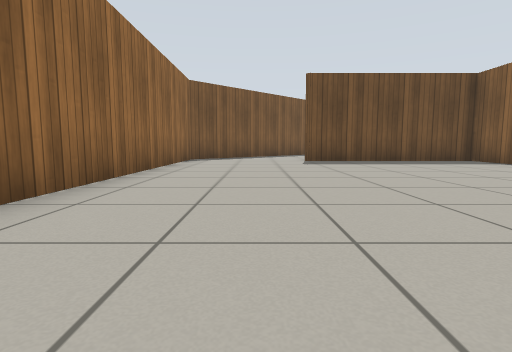
[1] (above)

18 first-person views from a walk through a robot-simulator world made for Gazebo. The camera is 0.5 m above the floor, tilts 6° down and sees 80° across. The floor is counted in squares, 1 m on a side. Each view is taken from the middle of a square. On the plan, view 1 faces up. The plan holds only what a view shows up to about 9 squares ahead; the rest is blank. Gazebo's built-in surfaces are drawn with simple patterns.

[2]
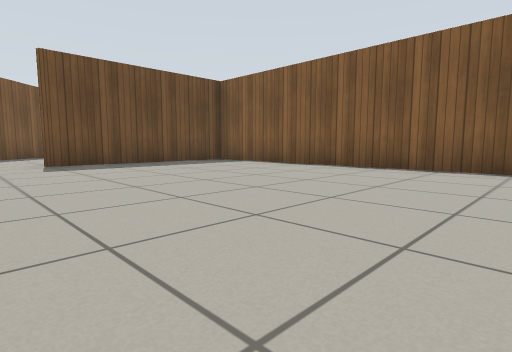

[3]
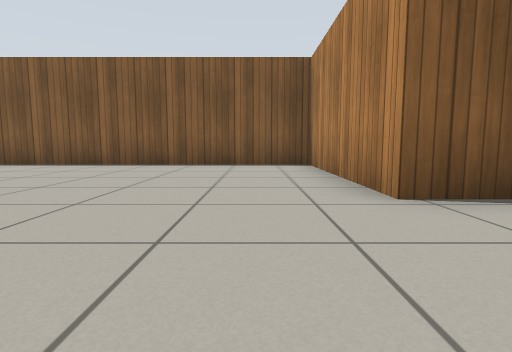

[4]
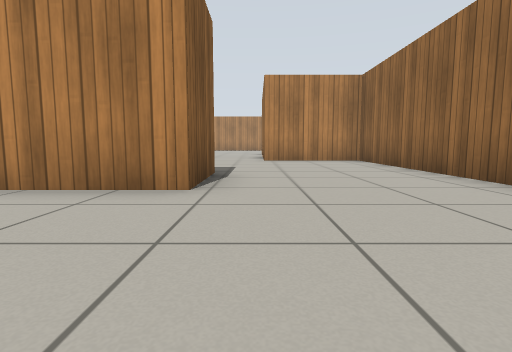

[5]
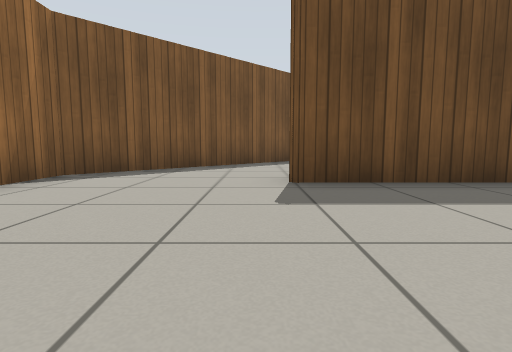

[6]
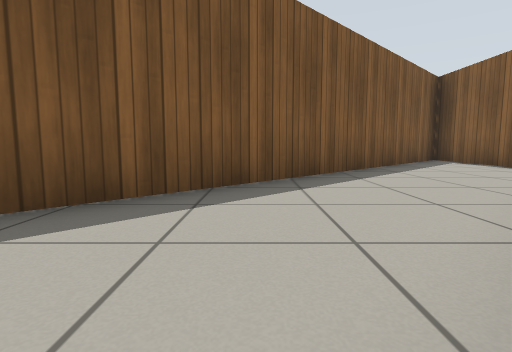

[7]
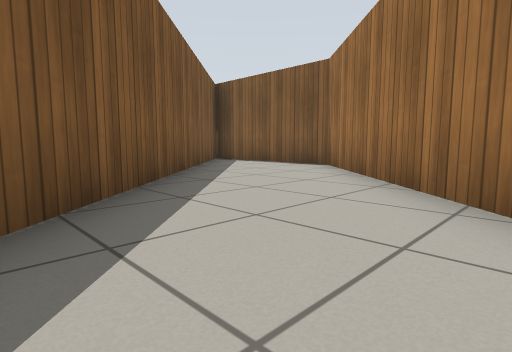

[8]
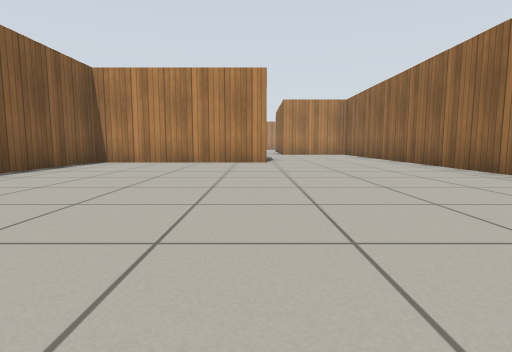

[9]
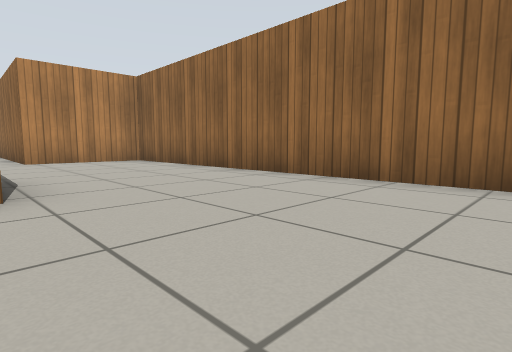

[10]
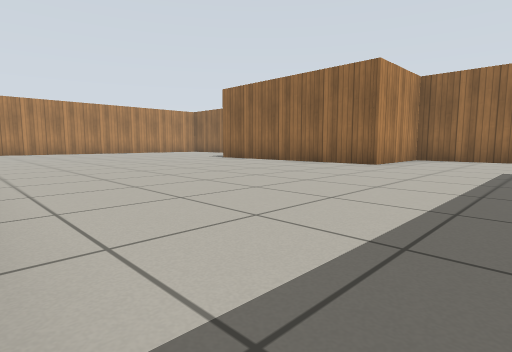

[11]
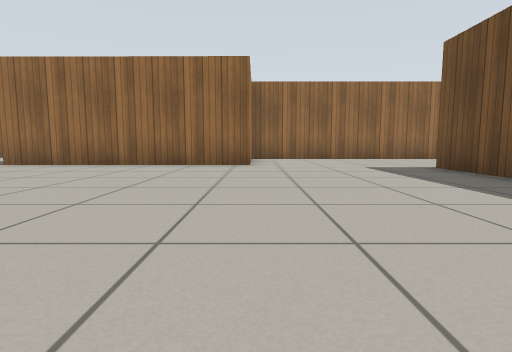

[12]
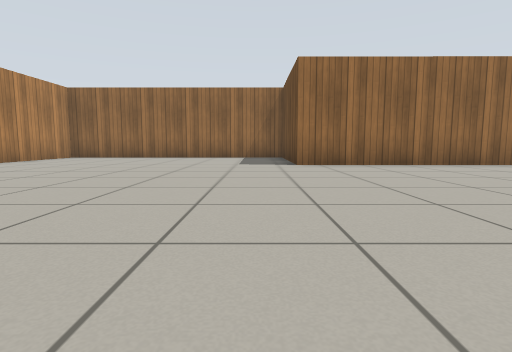

[13]
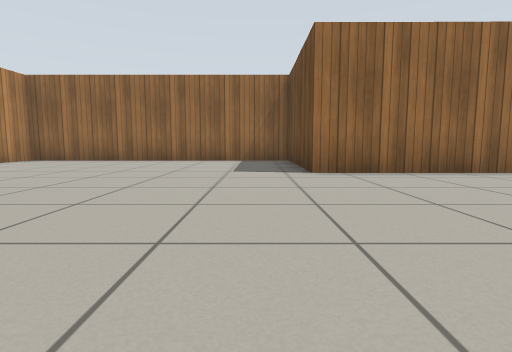

[14]
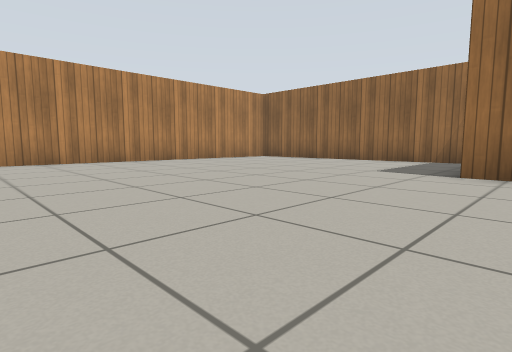

[15]
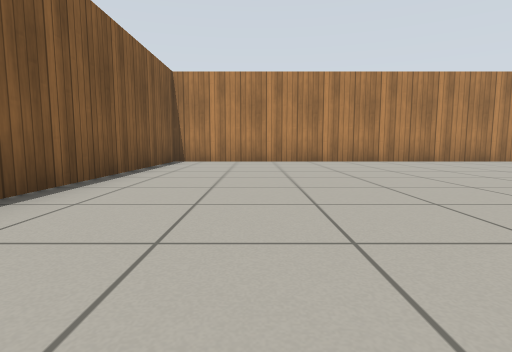

[16]
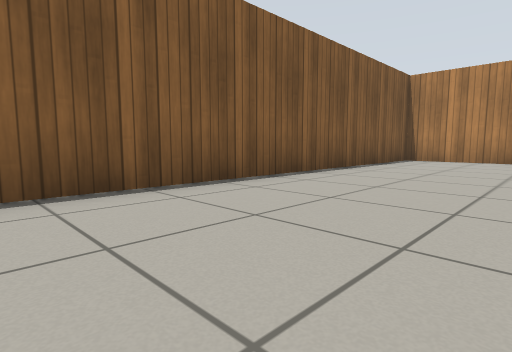

[17]
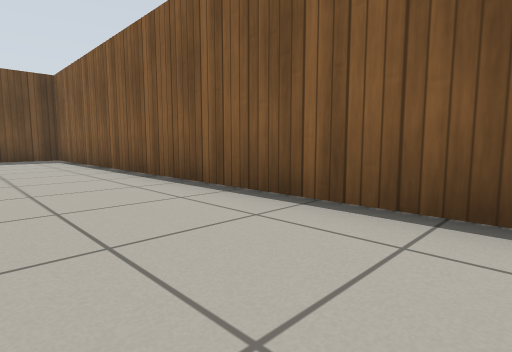

[18]
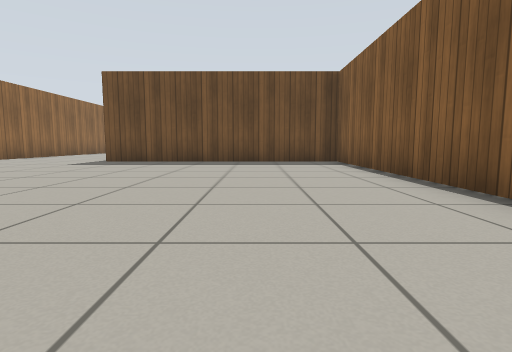

### Floor plan
Ten units are one square. View 1 is at (0, 0); x grows to the right and y downward. Boxes are objects, and circles mark ways between rooms. Rooms are numbered by the first view taken in them; rooms with no view inside come last. Other rooms are left out.
<svg viewBox="-36 -187 124 389">
<path fill="none" stroke="#000" d="M26 -102 65 -140 65 -182M17 23 17 3 63 3 63 -89 14 -89M62 -182 -21 -98 -21 61 8 61M8 61 7 120 -31 120 -31 197 83 197 83 23 17 23"/>
<circle cx="3" cy="40" r="3" fill="#2a7"/>
<text x="20" y="-50">1</text>
<text x="40" y="120">2</text>
</svg>
Room 1 opens to room 2.

Where each view was taken, in squares from view 1:
view 1: 0 up, 0 right, facing up
view 2: 1 up, 0 right, facing up-right
view 3: 1 up, 1 left, facing right
view 4: 3 up, 1 right, facing down
view 5: 5 up, 1 right, facing up
view 6: 9 up, 1 right, facing up
view 7: 10 up, 0 right, facing up-right
view 8: 8 up, 2 right, facing down
view 9: 3 up, 2 right, facing down-left
view 10: 3 down, 8 right, facing down-left
view 11: 6 down, 8 right, facing left
view 12: 13 down, 8 right, facing left
view 13: 13 down, 6 right, facing left
view 14: 11 down, 6 right, facing down-left
view 15: 11 down, 6 right, facing down
view 16: 10 down, 5 right, facing down-right
view 17: 13 down, 6 right, facing up-right
view 18: 11 down, 6 right, facing up
